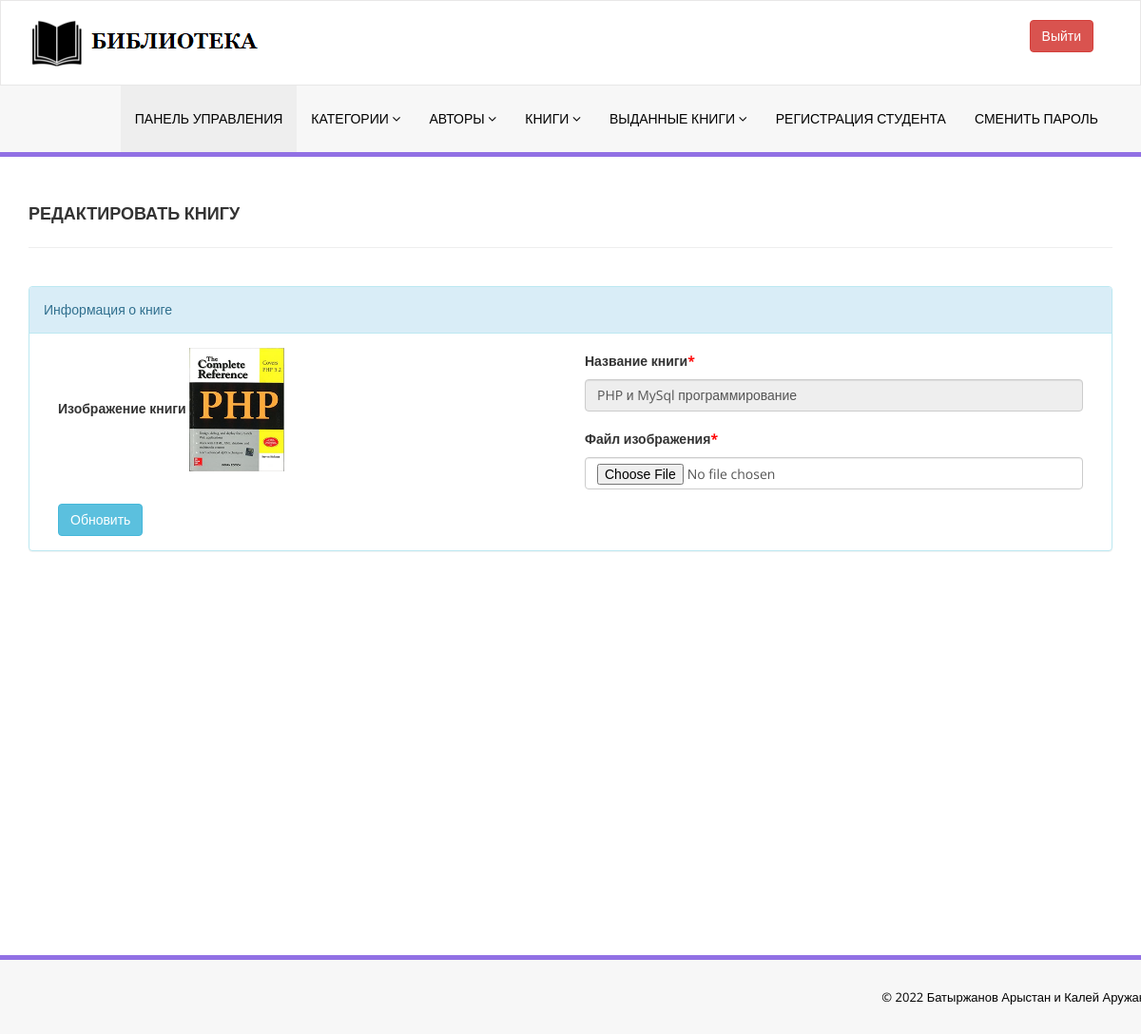
The page /library/admin/change-bookimg.php?bookid=1 (signed in) on the database its author committed.
### tables this page shows
CREATE TABLE `tblbooks` (
  `id` int(11) NOT NULL,
  `BookName` varchar(255) DEFAULT NULL,
  `CatId` int(11) DEFAULT NULL,
  `AuthorId` int(11) DEFAULT NULL,
  `ISBNNumber` varchar(25) DEFAULT NULL,
  `BookPrice` decimal(10,2) DEFAULT NULL,
  `bookImage` varchar(250) NOT NULL,
  `isIssued` int(1) DEFAULT NULL,
  `RegDate` timestamp NULL DEFAULT current_timestamp(),
  `UpdationDate` timestamp NULL DEFAULT NULL ON UPDATE current_timestamp()
);

### library/admin/change-bookimg.php (the view, shortened to what this page needs)
<?php
include('../includes/config.php');
if(strlen($_SESSION['alogin'])==0)
    {
header('location:index.php');
}
else{
?>
<!DOCTYPE html>
<html xmlns="http://www.w3.org/1999/xhtml">
<head>
    <link href="assets/css/bootstrap.css" rel="stylesheet" />
    <link href="assets/css/font-awesome.css" rel="stylesheet" />
    <link href="assets/css/style.css" rel="stylesheet" />
</head>
<body>
<?php include('includes/header.php');?>
    <div class="content-wrapper">
         <div class="container">
        <div class="row pad-botm">
            <div class="col-md-12">
                <h4 class="header-line">Редактировать книгу</h4>
                            </div>
</div>
<div class="row">
<div class="col-md12 col-sm-12 col-xs-12">
<div class="panel panel-info">
<div class="panel-heading">
Информация о книге
</div>
<div class="panel-body">
<form role="form" method="post" enctype="multipart/form-data">
<?php
$bookid=intval($_GET['bookid']);
$sql = "SELECT tblbooks.BookName,tblbooks.id as bookid,tblbooks.bookImage from  tblbooks  where tblbooks.id=:bookid";
$query = $dbh -> prepare($sql);
$query->bindParam(':bookid',$bookid,PDO::PARAM_STR);
$query->execute();
$results=$query->fetchAll(PDO::FETCH_OBJ);
if($query->rowCount() > 0)
{
foreach($results as $result)
{               ?>
<div class="col-md-6">
<div class="form-group">
<label>Изображение книги</label>
<img src="bookimg/<?php echo htmlentities($result->bookImage);?>" width="100">
</div></div>
<div class="col-md-6">
<div class="form-group">
<label>Название книги<span style="color:red;">*</span></label>
<input class="form-control" type="text" name="bookname" value="<?php echo htmlentities($result->BookName);?>" readonly />
</div></div>
<div class="col-md-6">
 <div class="form-group">
 <label>Файл изображения<span style="color:red;">*</span></label>
 <input class="form-control" type="file" name="bookpic" autocomplete="off"   required="required" />
 </div>
    </div>
 <?php }} ?><div class="col-md-12">
<button type="submit" name="update" class="btn btn-info">Обновить </button></div>
                                    </form>
                            </div>
                        </div>
                            </div>
        </div>
    </div>
    </div>
  <?php include('includes/footer.php');?>
</body>
</html>
<?php } ?>

### library/admin/assets/css/style.css (style rules this page uses)
.content-wrapper { margin-top: 40px; min-height:800px; padding-bottom:90px; }
.header-line { font-weight:900; padding-bottom:25px; border-bottom:1px solid #eeeeee; text-transform:uppercase; }
.pad-botm { padding-bottom:30px; }

### rows shown on the page
tblbooks: bookImage (picture), bookname "PHP и MySql программирование"
